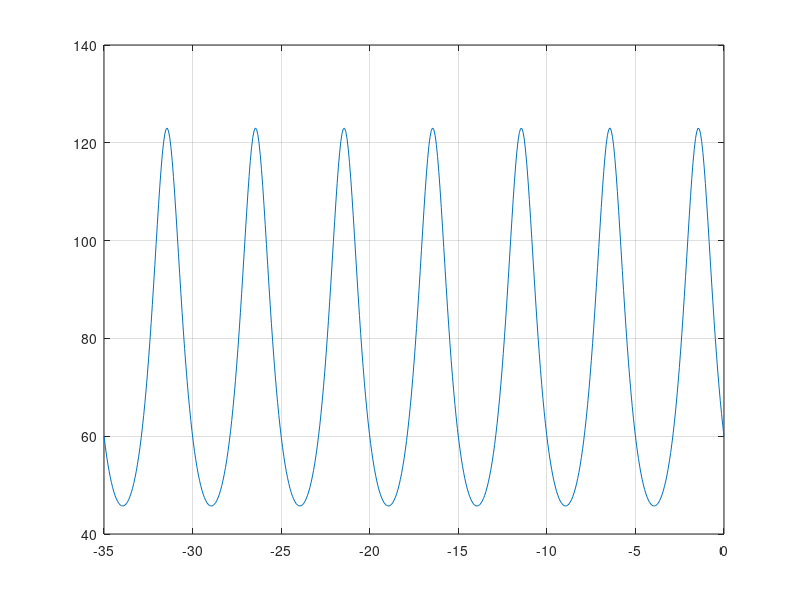

This chart was generated by the following MATLAB code:
clear;clc;clf
Zo=75;
Zl=60+30*1i;
longitud=35;
E_r=1;
f=30e6;
A=4;
Alpha=0;
Betta=(2*pi)/(3e8/(sqrt(E_r)*f));
gamma=Alpha+1i*Betta;
Ro_l=(Zl-Zo)/(Zl+Zo);
B=Ro_l*A;
z=-longitud:longitud/500:0;

for i=1:length(z)
    arg=exp((2*gamma).*z(i));
    Z(i)=Zo.*((1+Ro_l.*arg)/(1-Ro_l.*arg));
end

plot(z,Z)
grid on
%La impedancia para z=0 es la impedancia de la carga, la grafica solo
%muestra la parte real. A medida que se avanza en la gráfica se evidencia
%que la impedancia varia de forma periódica. Por medio de la funcion
%findpeaks se observó que se obtiene un valor máximo de impedancia cada
%λ/2. Con los valores que se manejaron, λ=10. Pero este patron no solo se
%puede comprobar con los valores máximos de la impedancia, si nos fijamos
%el valor de la impedancia de la carga tambíen se repite cada λ/2.

